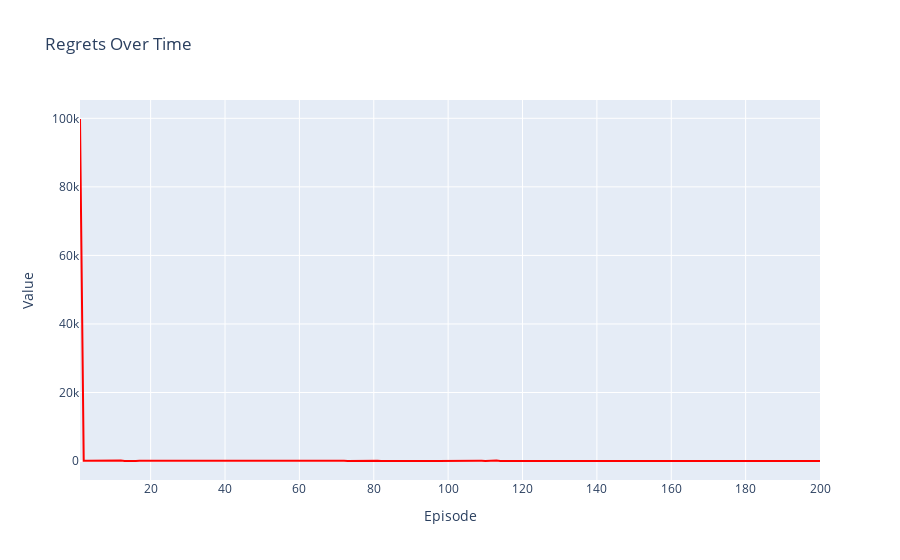

The notebook cell this image was saved under:
### Code cell
visualize(regrets, list(range(1, num_episodes+1)), 'Regrets')

### Figure 1 — Plotly figure (JSON) as saved in the notebook; plotly's stock layout.template omitted (floating-point values rounded to 4 significant figures; data arrays with more than 128 entries replaced by an {"elided": "..."} marker saying what was removed)
{"data": [{"line": {"color": "red"}, "mode": "lines", "name": "Regrets", "type": "scatter", "x": {"elided": "200 int values"}, "y": {"elided": "200 int values"}}], "layout": {"autosize": true, "legend": {"title": {"text": "Legend"}}, "title": {"text": "Regrets Over Time"}, "xaxis": {"autorange": true, "range": [1, 200], "title": {"text": "Episode"}, "type": "linear"}, "yaxis": {"autorange": true, "range": [-5530.0, 105300.0], "title": {"text": "Value"}, "type": "linear"}}}
